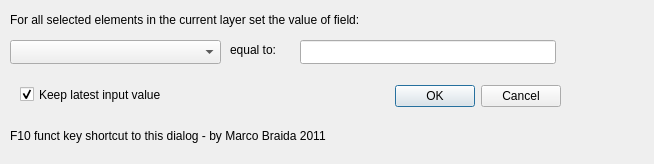
<?xml version="1.0" encoding="UTF-8"?>
<ui version="4.0">
 <class>quickmultiattributeedit_update_selected_form</class>
 <widget class="QDialog" name="quickmultiattributeedit_update_selected_form">
  <property name="geometry">
   <rect>
    <x>0</x>
    <y>0</y>
    <width>654</width>
    <height>164</height>
   </rect>
  </property>
  <property name="windowTitle">
   <string>MBupSelected</string>
  </property>
  <widget class="QDialogButtonBox" name="buttonBox">
   <property name="geometry">
    <rect>
     <x>360</x>
     <y>80</y>
     <width>201</width>
     <height>32</height>
    </rect>
   </property>
   <property name="orientation">
    <enum>Qt::Horizontal</enum>
   </property>
   <property name="standardButtons">
    <set>QDialogButtonBox::Cancel|QDialogButtonBox::Ok</set>
   </property>
  </widget>
  <widget class="QComboBox" name="CBfields">
   <property name="geometry">
    <rect>
     <x>10</x>
     <y>40</y>
     <width>211</width>
     <height>24</height>
    </rect>
   </property>
  </widget>
  <widget class="QLineEdit" name="QLEvalore">
   <property name="geometry">
    <rect>
     <x>300</x>
     <y>40</y>
     <width>256</width>
     <height>24</height>
    </rect>
   </property>
  </widget>
  <widget class="QLabel" name="label">
   <property name="geometry">
    <rect>
     <x>10</x>
     <y>10</y>
     <width>631</width>
     <height>20</height>
    </rect>
   </property>
   <property name="layoutDirection">
    <enum>Qt::LeftToRight</enum>
   </property>
   <property name="text">
    <string>For all selected elements in the current layer set the value of field:</string>
   </property>
  </widget>
  <widget class="QLabel" name="label_2">
   <property name="geometry">
    <rect>
     <x>230</x>
     <y>40</y>
     <width>61</width>
     <height>20</height>
    </rect>
   </property>
   <property name="layoutDirection">
    <enum>Qt::RightToLeft</enum>
   </property>
   <property name="text">
    <string>equal to:</string>
   </property>
  </widget>
  <widget class="QLabel" name="label_3">
   <property name="geometry">
    <rect>
     <x>10</x>
     <y>125</y>
     <width>631</width>
     <height>21</height>
    </rect>
   </property>
   <property name="text">
    <string>F10 funct key shortcut to this dialog - by Marco Braida 2011</string>
   </property>
  </widget>
  <widget class="QCheckBox" name="cBkeepLatestValue">
   <property name="geometry">
    <rect>
     <x>20</x>
     <y>85</y>
     <width>211</width>
     <height>19</height>
    </rect>
   </property>
   <property name="text">
    <string>Keep latest input value</string>
   </property>
   <property name="checked">
    <bool>true</bool>
   </property>
  </widget>
 </widget>
 <resources/>
 <connections>
  <connection>
   <sender>buttonBox</sender>
   <signal>accepted()</signal>
   <receiver>quickmultiattributeedit_update_selected_form</receiver>
   <slot>accept()</slot>
   <hints>
    <hint type="sourcelabel">
     <x>248</x>
     <y>254</y>
    </hint>
    <hint type="destinationlabel">
     <x>157</x>
     <y>274</y>
    </hint>
   </hints>
  </connection>
  <connection>
   <sender>buttonBox</sender>
   <signal>rejected()</signal>
   <receiver>quickmultiattributeedit_update_selected_form</receiver>
   <slot>reject()</slot>
   <hints>
    <hint type="sourcelabel">
     <x>316</x>
     <y>260</y>
    </hint>
    <hint type="destinationlabel">
     <x>286</x>
     <y>274</y>
    </hint>
   </hints>
  </connection>
 </connections>
</ui>
